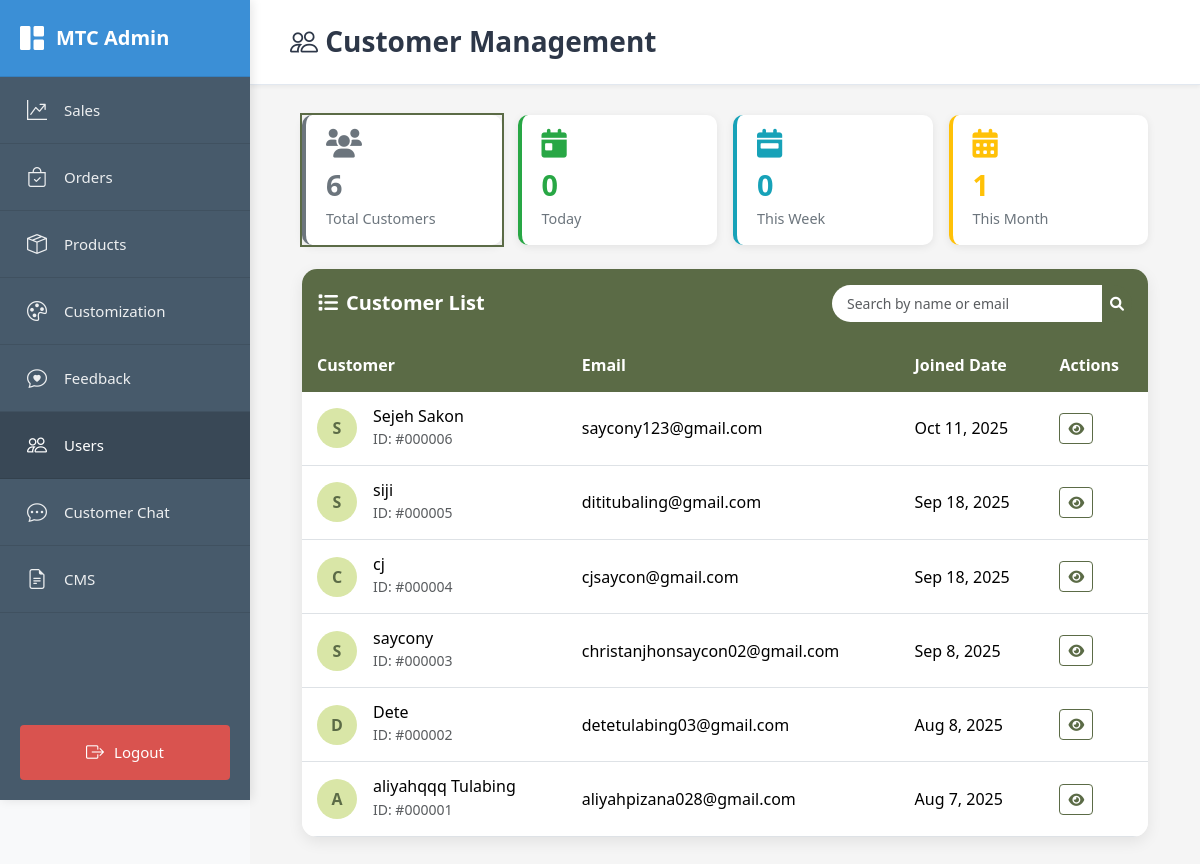
/admin/customers.php (signed in), run on the app's committed database.
### tables this page shows
CREATE TABLE `users` (
  `id` int(11) NOT NULL,
  `name` varchar(100) NOT NULL,
  `email` varchar(100) NOT NULL,
  `password` varchar(255) NOT NULL,
  `created_at` timestamp NOT NULL DEFAULT current_timestamp()
);

### admin/customers.php (the view, shortened to what this page needs)
<?php
include '../db.php';
$total_users = 0;
$today_users = 0;
$this_week_users = 0;
$this_month_users = 0;
$result = $conn->query("SELECT COUNT(*) as count FROM users");
if ($result && $row = $result->fetch_assoc()) {
    $total_users = $row['count'];
}
$result = $conn->query("SELECT COUNT(*) as count FROM users WHERE DATE(created_at) = CURDATE()");
if ($result && $row = $result->fetch_assoc()) {
    $today_users = $row['count'];
}
$result = $conn->query("SELECT COUNT(*) as count FROM users WHERE created_at >= DATE_SUB(CURDATE(), INTERVAL 7 DAY)");
if ($result && $row = $result->fetch_assoc()) {
    $this_week_users = $row['count'];
}
$result = $conn->query("SELECT COUNT(*) as count FROM users WHERE created_at >= DATE_SUB(CURDATE(), INTERVAL 30 DAY)");
if ($result && $row = $result->fetch_assoc()) {
    $this_month_users = $row['count'];
}
$search_filter = isset($_GET['search']) ? $_GET['search'] : '';
$period = isset($_GET['period']) ? $_GET['period'] : 'all';
$users_per_page = 10;
$page = isset($_GET['page']) ? (int)$_GET['page'] : 1;
$offset = ($page - 1) * $users_per_page;
$query = "SELECT id, name, email, created_at FROM users";
$query .= " ORDER BY created_at DESC LIMIT $users_per_page OFFSET $offset";
$users = [];
$result = $conn->query($query);
if ($result) {
    $users = $result->fetch_all(MYSQLI_ASSOC);
}
?>
<!DOCTYPE html>
<html lang="en">
<head>
    <link href="https://cdn.jsdelivr.net/npm/bootstrap@5.3.2/dist/css/bootstrap.min.css" rel="stylesheet">
    <link href="https://cdn.jsdelivr.net/npm/bootstrap-icons@1.11.0/font/bootstrap-icons.css" rel="stylesheet">
    <link rel="stylesheet" href="https://cdnjs.cloudflare.com/ajax/libs/font-awesome/6.0.0/css/all.min.css">
    <link rel="stylesheet" href="css/sidebar.css">
</head>
<body>
<div class="admin-layout">
    <?php include 'includes/sidebar.php'; ?>
    <div class="main-content">
        <div class="content-header">
            <h1><i class="bi bi-people"></i> Customer Management</h1>
        </div>
        <div class="content-body">
            <div class="container-fluid">
        <div class="row g-3 mb-4">
            <div class="col">
                <a href="?period=all<?php echo !empty($search_filter) ? '&search=' . urlencode($search_filter) : ''; ?>" class="stats-link <?php echo ($period === 'all') ? 'active-card' : ''; ?>">
                    <div class="stats-card card-total">
                        <i class="fas fa-users stats-icon"></i>
                        <h3 class="stats-number"><?php echo $total_users; ?></h3>
                        <p class="stats-label">Total Customers</p>
                    </div>
                </a>
            </div>
            <div class="col">
                <a href="?period=today<?php echo !empty($search_filter) ? '&search=' . urlencode($search_filter) : ''; ?>" class="stats-link <?php echo ($period === 'today') ? 'active-card' : ''; ?>">
                    <div class="stats-card card-today">
                        <i class="fas fa-calendar-day stats-icon"></i>
                        <h3 class="stats-number"><?php echo $today_users; ?></h3>
                        <p class="stats-label">Today</p>
                    </div>
                </a>
            </div>
            <div class="col">
                <a href="?period=week<?php echo !empty($search_filter) ? '&search=' . urlencode($search_filter) : ''; ?>" class="stats-link <?php echo ($period === 'week') ? 'active-card' : ''; ?>">
                    <div class="stats-card card-week">
                        <i class="fas fa-calendar-week stats-icon"></i>
                        <h3 class="stats-number"><?php echo $this_week_users; ?></h3>
                        <p class="stats-label">This Week</p>
                    </div>
                </a>
            </div>
            <div class="col">
                <a href="?period=month<?php echo !empty($search_filter) ? '&search=' . urlencode($search_filter) : ''; ?>" class="stats-link <?php echo ($period === 'month') ? 'active-card' : ''; ?>">
                    <div class="stats-card card-month">
                        <i class="fas fa-calendar-alt stats-icon"></i>
                        <h3 class="stats-number"><?php echo $this_month_users; ?></h3>
                        <p class="stats-label">This Month</p>
                    </div>
                </a>
            </div>
        </div>
        <div class="customers-table">
            <div class="d-flex justify-content-between align-items-center p-3" style="background-color: #5b6b46; border-radius: 10px 10px 0 0; color: white;">
                <h2 class="mb-0" style="font-size: 1.25rem; font-weight: 600; margin: 0;">
                    <i class="fas fa-list me-2"></i>Customer List
                </h2>
                <form method="GET" class="d-flex align-items-center" style="margin: 0;">
                    <div class="input-group" style="width: 300px;">
                        <input type="text"
                               name="search"
                               class="form-control form-control-sm search-box"
                               placeholder="Search by name or email"
                               value="<?php echo isset($_GET['search']) ? htmlspecialchars($_GET['search']) : ''; ?>">
                        <button type="submit" class="btn btn-sm search-btn">
                            <i class="fas fa-search"></i>
                        </button>
                    </div>
                </form>
            </div>
            <div class="table-responsive">
                <table class="table table-hover mb-0">
                    <thead>
                        <tr>
                            <th>Customer</th>
                            <th>Email</th>
                            <th>Joined Date</th>
                            <th>Actions</th>
                        </tr>
                    </thead>
                    <tbody>
                        <?php if (empty($users)): ?>
                            <tr>
                                <td colspan="4" class="text-center py-4">
                                    <i class="fas fa-users fa-2x text-muted mb-2"></i>
                                    <p class="text-muted">No customers found</p>
                                    <?php if (!empty($search_filter)): ?>
                                        <a href="?" class="btn btn-sm" style="background-color: var(--primary-color); color: white;">
                                            <i class="fas fa-arrow-left me-1"></i>Clear Search
                                        </a>
                                    <?php endif; ?>
                                </td>
                            </tr>
                        <?php else: ?>
                            <?php foreach ($users as $user): ?>
                                <tr>
                                    <td>
                                        <div class="d-flex align-items-center">
                                            <div class="user-avatar me-3">
                                                <?php echo strtoupper(substr($user['name'], 0, 1)); ?>
                                            </div>
                                            <div>
                                                <h6 class="mb-0"><?php echo htmlspecialchars($user['name']); ?></h6>
                                                <small class="text-muted">ID: #<?php echo str_pad($user['id'], 6, '0', STR_PAD_LEFT); ?></small>
                                            </div>
                                        </div>
                                    </td>
                                    <td><?php echo htmlspecialchars($user['email']); ?></td>
                                    <td><?php echo date('M j, Y', strtotime($user['created_at'])); ?></td>
                                    <td>
                                        <div class="d-flex gap-2">
                                            <button type="button"
                                                    class="btn btn-sm"
                                                    style="background-color: white; border: 1px solid var(--primary-color); color: var(--primary-color);"
                                                    title="View Details"
                                                    onclick="viewCustomer(<?php echo $user['id']; ?>, '<?php echo addslashes($user['name']); ?>', '<?php echo addslashes($user['email']); ?>', '<?php echo $user['created_at']; ?>')">
                                                <i class="fas fa-eye"></i>
                                            </button>
                                        </div>
                                    </td>
                                </tr>
                            <?php endforeach; ?>
                        <?php endif; ?>
                    </tbody>
                </table>
            </div>
        </div>
    </div>
            </div>
        </div>
    </div>
</body>
</html>

### admin/css/sidebar.css (style rules this page uses)
* { margin: 0; padding: 0; box-sizing: border-box; }
body { font-family: 'Segoe UI', Tahoma, Geneva, Verdana, sans-serif; background: #f5f5f5; overflow-x: hidden; }
.admin-layout { display: flex; min-height: 100vh; }
.main-content { margin-left: 250px; flex: 1; min-height: 100vh; background: #f5f5f5; }
.content-header { background: white; padding: 25px 40px; box-shadow: 0 2px 4px rgba(0, 0, 0, 0.05); border-bottom: 1px solid #e2e8f0; }
.content-header h1 { font-size: 28px; color: #2d3748; font-weight: 600; margin: 0; }
.content-body { padding: 30px 40px; }

### admin/customers.php (style rules this page uses)
:root { --primary-color: #5b6b46; --secondary-color: #d9e6a7; --light-gray: #f8f9fa; --white: #ffffff; }
body { background-color: var(--light-gray); font-family: 'Segoe UI', Tahoma, Geneva, Verdana, sans-serif; }
.stats-card { background: var(--white); border-radius: 10px; padding: 15px 20px; box-shadow: 0 2px 8px rgba(0,0,0,0.08); transition: all 0.3s ease; border-left: 4px solid var(--primary-color); height: 100%; display: flex; flex-direction: column; justify-content: center; cursor: pointer; }
.stats-link { text-decoration: none; color: inherit; display: block; }
.active-card { outline: 2px solid var(--primary-color); }
.stats-icon { font-size: 1.8rem; margin-bottom: 10px; }
.stats-number { font-size: 1.8rem; font-weight: 700; margin: 0; line-height: 1.2; }
.stats-label { font-size: 0.9rem; color: #6c757d; margin: 5px 0 0; font-weight: 500; }
.card-total { border-left-color: #6c757d; }
.card-total .stats-icon, .card-total .stats-number { color: #6c757d; }
.card-today { border-left-color: #28a745; }
.card-today .stats-icon, .card-today .stats-number { color: #28a745; }
.card-week { border-left-color: #17a2b8; }
.card-week .stats-icon, .card-week .stats-number { color: #17a2b8; }
.card-month { border-left-color: #ffc107; }
.card-month .stats-icon, .card-month .stats-number { color: #ffc107; }
.customers-table { background: var(--white); border-radius: 15px; overflow: hidden; box-shadow: 0 5px 15px rgba(0,0,0,0.08); }
.table thead th { background-color: var(--primary-color); color: white; border: none; padding: 15px; font-weight: 600; }
.table tbody td { padding: 15px; vertical-align: middle; border-bottom: 1px solid #dee2e6; }
.user-avatar { width: 40px; height: 40px; border-radius: 50%; background-color: var(--secondary-color); display: flex; align-items: center; justify-content: center; font-weight: 600; color: var(--primary-color); }
.search-box { border-radius: 20px; border: none; box-shadow: none; padding: 8px 15px; }
.search-btn { border-radius: 20px; border: none; background-color: var(--primary-color); color: white; }

### data on the page
users: name "S", name "Sejeh Sakon", id "000006", email "saycony123@gmail.com", created_at "Oct 11, 2025"
users: name "S", name "siji", id "000005", email "dititubaling@gmail.com", created_at "Sep 18, 2025"
users: name "C", name "cj", id "000004", email "cjsaycon@gmail.com", created_at "Sep 18, 2025"
users: name "S", name "saycony", id "000003", email "christanjhonsaycon02@gmail.com", created_at "Sep 8, 2025"
users: name "D", name "Dete", id "000002", email "detetulabing03@gmail.com", created_at "Aug 8, 2025"
users: name "A", name "aliyahqqq Tulabing", id "000001", email "aliyahpizana028@gmail.com", created_at "Aug 7, 2025"

### other printed values
$total_users "6"
$today_users "0"
$this_week_users "0"
$this_month_users "1"
